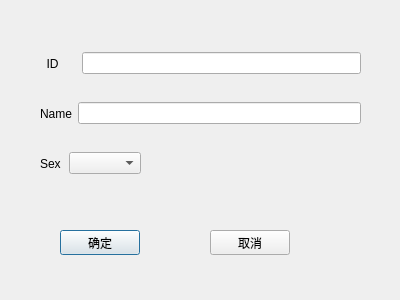
<?xml version="1.0" encoding="UTF-8"?>
<ui version="4.0">
 <class>AddInfoDialog</class>
 <widget class="QDialog" name="AddInfoDialog">
  <property name="geometry">
   <rect>
    <x>0</x>
    <y>0</y>
    <width>400</width>
    <height>300</height>
   </rect>
  </property>
  <property name="windowTitle">
   <string>Dialog</string>
  </property>
  <widget class="QPushButton" name="confirmButton">
   <property name="geometry">
    <rect>
     <x>60</x>
     <y>230</y>
     <width>80</width>
     <height>25</height>
    </rect>
   </property>
   <property name="text">
    <string>确定</string>
   </property>
  </widget>
  <widget class="QPushButton" name="cancelButton">
   <property name="geometry">
    <rect>
     <x>210</x>
     <y>230</y>
     <width>80</width>
     <height>25</height>
    </rect>
   </property>
   <property name="text">
    <string>取消</string>
   </property>
  </widget>
  <widget class="QLabel" name="label_3">
   <property name="geometry">
    <rect>
     <x>50</x>
     <y>130</y>
     <width>53</width>
     <height>17</height>
    </rect>
   </property>
   <property name="text">
    <string/>
   </property>
  </widget>
  <widget class="QWidget" name="">
   <property name="geometry">
    <rect>
     <x>40</x>
     <y>100</y>
     <width>321</width>
     <height>27</height>
    </rect>
   </property>
   <layout class="QHBoxLayout" name="horizontalLayout">
    <item>
     <widget class="QLabel" name="label">
      <property name="text">
       <string>Name</string>
      </property>
     </widget>
    </item>
    <item>
     <widget class="QLineEdit" name="lineName"/>
    </item>
   </layout>
  </widget>
  <widget class="QWidget" name="">
   <property name="geometry">
    <rect>
     <x>40</x>
     <y>50</y>
     <width>321</width>
     <height>27</height>
    </rect>
   </property>
   <layout class="QHBoxLayout" name="horizontalLayout_2">
    <item>
     <widget class="QLabel" name="label_2">
      <property name="text">
       <string>  ID     </string>
      </property>
     </widget>
    </item>
    <item>
     <widget class="QLineEdit" name="lineId"/>
    </item>
   </layout>
  </widget>
  <widget class="QWidget" name="">
   <property name="geometry">
    <rect>
     <x>40</x>
     <y>150</y>
     <width>101</width>
     <height>27</height>
    </rect>
   </property>
   <layout class="QHBoxLayout" name="horizontalLayout_3">
    <item>
     <widget class="QLabel" name="label_4">
      <property name="text">
       <string>Sex</string>
      </property>
     </widget>
    </item>
    <item>
     <widget class="QComboBox" name="cmbSex"/>
    </item>
   </layout>
  </widget>
 </widget>
 <resources/>
 <connections/>
</ui>
